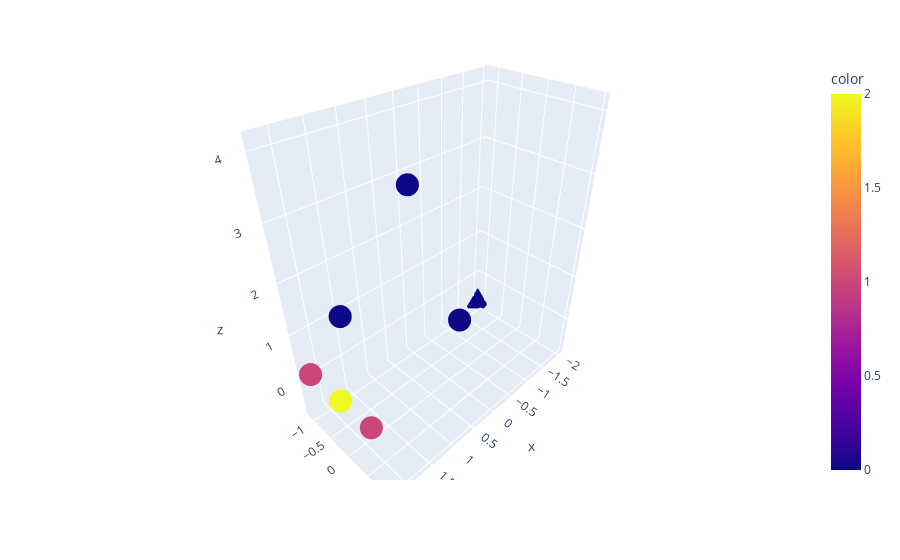

Here is the notebook cell this chart was saved with:
### Code cell
points = np.array([
    a_value,
    b_value,
    c_value,
    d_value,
    p1_value,
    p2_value,
    (p1_value + p2_value) / 2
]).astype(np.float32)

color = np.array([
    0,0,0,0,1,1, 2
])

fig = px.scatter_3d(x=points[:, 0], y=points[:,1], z=points[:,2], color=color)
fig.show()

### Figure 1 — Plotly figure (JSON) as saved in the notebook; plotly's stock layout.template omitted (floating-point values rounded to 4 significant figures)
{"data": [{"hovertemplate": "x=%{x}<br>y=%{y}<br>z=%{z}<br>color=%{marker.color}<extra></extra>", "legendgroup": "", "marker": {"color": [0, 0, 0, 0, 1, 1, 2], "coloraxis": "coloraxis", "symbol": "circle"}, "mode": "markers", "name": "", "scene": "scene", "showlegend": false, "type": "scatter3d", "x": [1.7, 2, -2, -1.2, 2.213, 1.902, 2.057], "y": [1, -0.2, -1.15, -0.9, -1.051, 0.06929, -0.4909], "z": [4.1, 1.8, -0.7, -0.65, 0.1689, -0.4561, -0.1436]}], "layout": {"coloraxis": {"colorbar": {"title": {"text": "color"}}, "colorscale": [[0, "#0d0887"], [0.1111, "#46039f"], [0.2222, "#7201a8"], [0.3333, "#9c179e"], [0.4444, "#bd3786"], [0.5556, "#d8576b"], [0.6667, "#ed7953"], [0.7778, "#fb9f3a"], [0.8889, "#fdca26"], [1, "#f0f921"]]}, "legend": {"tracegroupgap": 0}, "margin": {"t": 60}, "scene": {"domain": {"x": [0, 1], "y": [0, 1]}, "xaxis": {"title": {"text": "x"}}, "yaxis": {"title": {"text": "y"}}, "zaxis": {"title": {"text": "z"}}}}}
